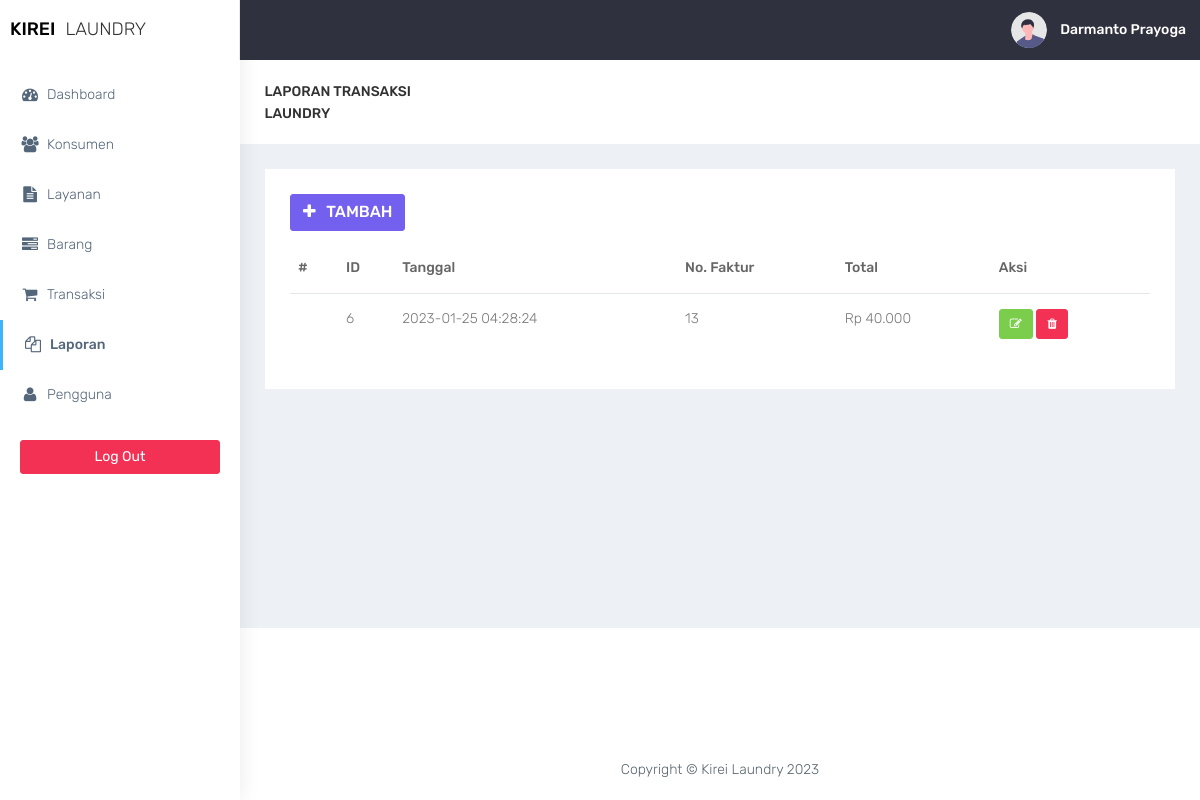
The app's page /laporan/laporan.php (signed in) with its own data.
### tables this page shows
CREATE TABLE `laporan` (
  `id_laporan` int(11) NOT NULL,
  `tgl` datetime NOT NULL,
  `no_faktur` int(11) NOT NULL,
  `total` int(11) NOT NULL
);

### laporan/laporan.php (the view, shortened to what this page needs)
<?php
require '../functions.php';
require '../layout/layout_header.php';
?>
<div class="container-fluid">
    <div class="row bg-title">
        <div class="col-lg-3 col-md-4 col-sm-4 col-xs-12">
            <h4 class="page-title">laporan Transaksi Laundry</h4>
        </div>
    </div>
    <div class="row">
        <div class="col-md-12 col-lg-12 col-sm-12">
            <div class="white-box">
                <div class="row">
                    <div class="col-md-6">
                        <a href="laporan-tambah.php" class="btn btn-primary box-title"><i class="fa fa-plus fa-fw"></i> Tambah</a>
                    </div>
                </div>
                <?php
                if ($conn->connect_errno == 0) {
                    $sql = "SELECT * FROM laporan";
                    $res = $conn->query($sql);
                    if ($res) {
                ?>
                        <div class="table-responsive">
                            <table class="table" id="table">
                                <thead>
                                    <tr>
                                        <th>#</th>
                                        <th>ID</th>
                                        <th>Tanggal</th>
                                        <th>No. Faktur</th>
                                        <th>Total</th>
                                        <th>Aksi</th>
                                    </tr>
                                </thead>
                                <tbody>
                                    <?php
                                    $data = $res->fetch_all(MYSQLI_ASSOC);
                                    foreach ($data as $row) {
                                    ?>
                                        <tr>
                                            <td></td>
                                            <td><?= $row['id_laporan']; ?></td>
                                            <td><?= $row['tgl']; ?></td>
                                            <td><?= $row['no_faktur']; ?></td>
                                            <td>Rp <?= number_format($row['total'], 0, ',', '.'); ?></td>
                                            <td>
                                                <a href="laporan-ubah.php?id_laporan=<?php echo $row["id_laporan"]; ?>" class="btn btn-success btn-sm" title="Ubah">
                                                    <i class="fa fa-pencil-square-o"></i>
                                                </a>
                                                <a href="laporan-hapus.php?id_laporan=<?php echo $row["id_laporan"];?>"  class="btn btn-danger btn-sm delete-data">
                                                    <i class="fa fa-trash"></i>
                                                </a>
                                            </td>
                                        </tr>
                                    <?php
                                    }
                                    ?>
                                </tbody>
                            </table>
                    <?php
                    } else
                        echo "Gagal Eksekusi SQL" . (DEVELOPMENT ? " : " . $conn->error : "") . "<br>";
                } else
                    echo "Gagal koneksi" . (DEVELOPMENT ? " : " . $conn->connect_error : "") . "<br>";
                    ?>
                        </div>
            </div>
        </div>
    </div>
</div>
<?php
require '../layout/layout_footer.php';
?>

### assets/css/colors/default.css (style rules this page uses)
body { background: #fff; }

### records on screen
laporan: id_laporan "6", tgl "2023-01-25 04:28:24", no_faktur "13", total "40.000"

### other values on screen
$_SESSION['nm_pengguna'] "Darmanto Prayoga"
